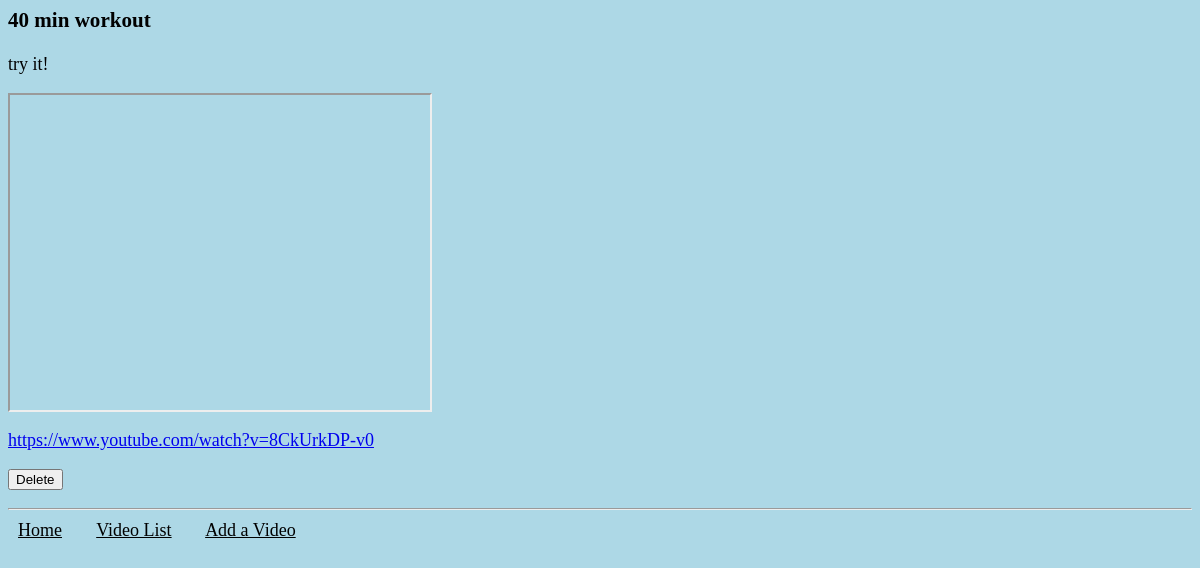
The page /video/3 on the database its author committed.
### video_collection/models.py (models this page shows, shortened)
class Video(models.Model):
    name = models.CharField(max_length=200)
    url = models.CharField(max_length=400)
    notes = models.TextField(blank=True, null=True)
    video_id = models.CharField(max_length=40, unique=True)

### video_collection/views.py (the view)
# urls.py: path('video/<int:video_pk>', views.video_detail, name='video_detail'),
def video_detail(request, video_pk):
    video = get_object_or_404(Video, pk=video_pk)
    return render(request, 'video_collection/video_detail.html', {'video': video} )

### video_collection/templates/video_collection/video_detail.html (shortened to what this page needs)
{% extends 'video_collection/base.html' %}
{% block content %}
<h3>{{ video.name }}</h3>
    <p>{{ video.notes }}</p>
        <iframe width="420" height="315" src="https://youtube.com/embed/{{ video.video_id }}"></iframe>
        <p><a href="{{video.url}}">{{ video.url }}</a></p>
    <form action="{% url 'delete_video' video.pk %}" method="POST">
        <button type=submit class="delete">Delete</button>
    </form>
{% endblock %}

### video_collection/static/css/style.css (style rules this page uses)
body { background-color: lightblue; font-size: large; }

### rows shown on the page
Video: name "40 min workout", notes "try it!", url "https://www.youtube.com/watch?v=8CkUrkDP-v0"
